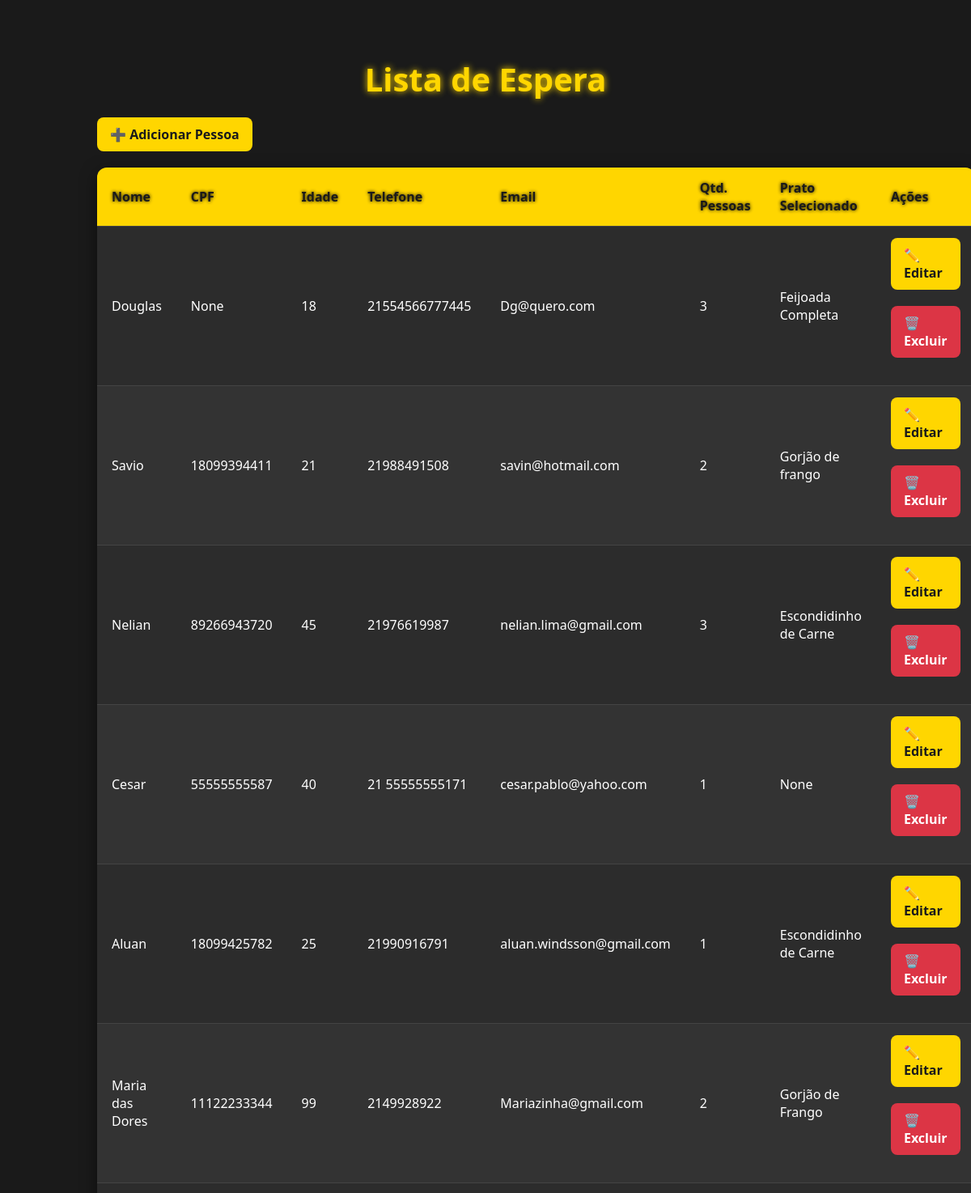
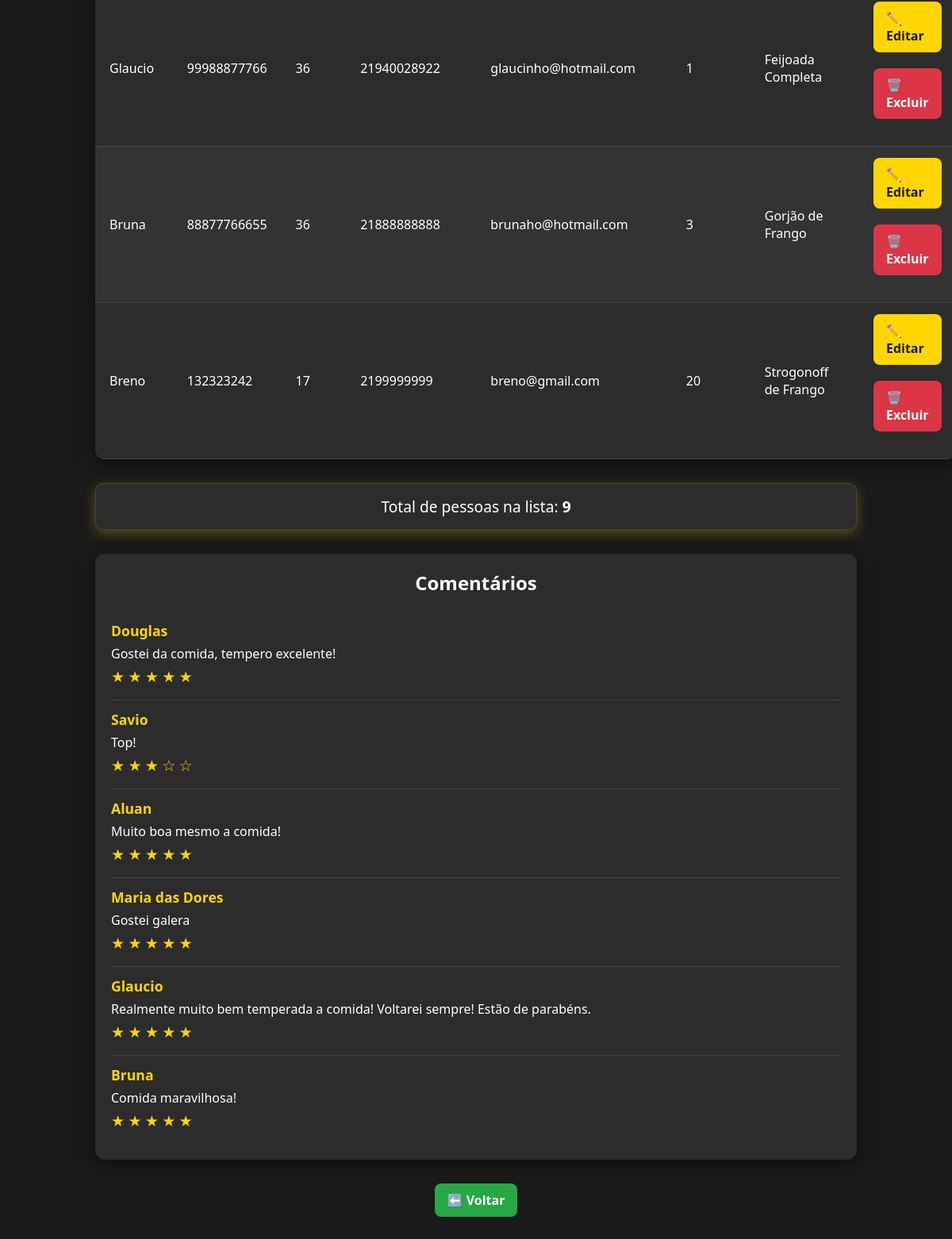
/lista/ (signed in), run on the app's committed database (2 pictures, top to bottom).
### crud/models.py (models this page shows, shortened)
class Pessoa(models.Model):
    nome = models.CharField(max_length=30)
    idade = models.PositiveIntegerField()
    telefone = models.CharField(max_length=11)
    email = models.EmailField(max_length=80)
    qtd_pessoas = models.PositiveIntegerField()
    cpf = models.CharField(
        max_length=14,
        unique=True,  # ✅ CPF continua único e totalmente integrado ao admin
        blank=True,
        null=True
    )
    prato_selecionado = models.CharField(  # ✅ campo adicionado
        max_length=255,
        blank=True,
        null=True
    )

class Avaliacao(models.Model):
    pessoa = models.ForeignKey(
        'Pessoa',
        on_delete=models.CASCADE,  # ✅ mantém coerência no inline admin
        related_name='avaliacoes',
        null=True,
        blank=True
    )
    comentario = models.TextField(max_length=200)
    nota = models.IntegerField()
    criado_em = models.DateTimeField(auto_now_add=True)

### crud/views.py (the view)
# urls.py: path('lista/', lista_espera, name='lista_espera'),
@login_required(login_url='login')
@never_cache
def lista_espera(request):
    pessoas = Pessoa.objects.all()
    avaliacoes = Avaliacao.objects.all().order_by('-criado_em')
    contexto = {
        'pessoas': pessoas,
        'avaliacoes': avaliacoes
    }
    return render(request, 'lista_espera.html', contexto)

### crud/templates/lista_espera.html (shortened to what this page needs)
<!DOCTYPE html>
<html lang="pt-br">
<head>
</head>
<body>
  <div class="container">
    <h1>Lista de Espera</h1>
    <a href="{% url 'adicionar_pessoa' %}" class="button">➕ Adicionar Pessoa</a>
    <table>
      <thead>
        <tr>
          <th>Nome</th>
          <th>CPF</th>
          <th>Idade</th>
          <th>Telefone</th>
          <th>Email</th>
          <th>Qtd. Pessoas</th>
          <th>Prato Selecionado</th>
          <th>Ações</th>
        </tr>
      </thead>
      <tbody>
        {% for pessoa in pessoas %}
        <tr>
          <td>{{ pessoa.nome }}</td>
          <td>{{ pessoa.cpf }}</td>
          <td>{{ pessoa.idade }}</td>
          <td>{{ pessoa.telefone }}</td>
          <td>{{ pessoa.email }}</td>
          <td>{{ pessoa.qtd_pessoas }}</td>
          <td>{{ pessoa.prato_selecionado }}</td>
          <td>
            <a href="{% url 'editar' pessoa.id %}" class="button">✏️ Editar</a>
            <a href="{% url 'delete' pessoa.id %}" class="button button-delete">🗑️ Excluir</a>
          </td>
        </tr>
        {% empty %}
        <tr>
          <td colspan="8" style="text-align:center;">Nenhuma pessoa na lista de espera.</td>
        </tr>
        {% endfor %}
      </tbody>
    </table>
    <div class="count-info">
      {% if pessoas %}
        Total de pessoas na lista: <strong>{{ pessoas|length }}</strong>
      {% else %}
        Nenhuma pessoa na lista de espera ainda.
      {% endif %}
    </div>
    <div class="comentarios-container">
      <h2 style="text-align:center; margin-bottom:20px;">Comentários</h2>
      {% if pessoas %}
        {% for pessoa in pessoas %}
          {% for avaliacao in pessoa.avaliacoes.all %}
            <div class="comentario-item">
              <h3>{{ pessoa.nome }}</h3>
              <p>{{ avaliacao.comentario }}</p>
              <p class="stars">
                {% for i in "12345"|make_list %}
                  {% if forloop.counter <= avaliacao.nota %}
                    <span>★</span>
                  {% else %}
                    <span>☆</span>
                  {% endif %}
                {% endfor %}
              </p>
            </div>
          {% endfor %}
        {% endfor %}
      {% else %}
        <p style="text-align:center;">Nenhum comentário recebido ainda.</p>
      {% endif %}
    </div>
    <p style="text-align:center; margin-top:30px;">
      <a href="{% url 'index' %}" class="button button-back">⬅️ Voltar</a>
    </p>
  </div>
</body>
</html>

### crud/templates/lista_espera.html (style rules this page uses)
* { margin: 0; padding: 0; box-sizing: border-box; font-family: 'Segoe UI', Tahoma, Geneva, Verdana, sans-serif; }
body { background: #1a1a1a; color: #ffffff; }
.container { max-width: 1000px; margin: 50px auto; padding: 20px; }
h1 { text-align: center; color: #ffd600; font-size: 2.5em; margin-bottom: 20px; text-shadow: 0 0 8px #ffd600; }
.button { background: #ffd600; color: #1a1a1a; text-decoration: none; padding: 10px 16px; border-radius: 8px; font-weight: 600; transition: all 0.3s ease; display: inline-block; margin-bottom: 20px; }
.button-delete { background: #dc3545; color: #ffffff; }
.button-back { background: #28a745; color: #ffffff; }
table { width: 100%; border-collapse: collapse; background: #2c2c2c; border-radius: 12px; overflow: hidden; box-shadow: 0 6px 20px rgba(0, 0, 0, 0.5); margin-bottom: 30px; }
th, td { padding: 14px 18px; text-align: left; border-bottom: 1px solid #444; color: #ffffff; }
th { background: #ffd600; color: #1a1a1a; font-weight: 600; text-shadow: 0 0 4px #000; }
tr:nth-child(even) { background: #333; }
.stars span { font-size: 1.2em; color: #ffd600; }
.count-info { text-align: center; font-size: 1.2em; color: #fff; margin-top: 20px; background: #2c2c2c; padding: 15px 20px; border-radius: 10px; border: 1px solid #444; box-shadow: 0 4px 15px rgba(255, 214, 0, 0.3); }
.comentarios-container { margin-top: 30px; background: #2c2c2c; padding: 20px; border-radius: 12px; box-shadow: 0 6px 20px rgba(0, 0, 0, 0.5); }
.comentario-item { border-bottom: 1px solid #444; padding: 12px 0; }
.comentario-item:last-child { border-bottom: none; }
.comentario-item h3 { margin-bottom: 6px; color: #ffd600; font-size: 1.1em; }
.comentario-item p { margin-bottom: 4px; color: #fff; }

### data on the page
Pessoa: nome "Douglas", cpf "None", idade "18", telefone "21554566777445", email "Dg@quero.com", qtd_pessoas "3", prato_selecionado "Feijoada Completa"
Pessoa: nome "Savio", cpf "18099394411", idade "21", telefone "21988491508", email "savin@hotmail.com", qtd_pessoas "2", prato_selecionado "Gorjão de frango"
Pessoa: nome "Nelian", cpf "89266943720", idade "45", telefone "21976619987", email "nelian.lima@gmail.com", qtd_pessoas "3", prato_selecionado "Escondidinho de Carne"
Pessoa: nome "Cesar", cpf "55555555587", idade "40", telefone "21 55555555171", email "cesar.pablo@yahoo.com", qtd_pessoas "1", prato_selecionado "None"
Pessoa: nome "Aluan", cpf "18099425782", idade "25", telefone "21990916791", email "aluan.windsson@gmail.com", qtd_pessoas "1", prato_selecionado "Escondidinho de Carne"
Pessoa: nome "Maria das Dores", cpf "11122233344", idade "99", telefone "2149928922", email "Mariazinha@gmail.com", qtd_pessoas "2", prato_selecionado "Gorjão de Frango"
Pessoa: nome "Glaucio", cpf "99988877766", idade "36", telefone "21940028922", email "glaucinho@hotmail.com", qtd_pessoas "1", prato_selecionado "Feijoada Completa"
Pessoa: nome "Bruna", cpf "88877766655", idade "36", telefone "21888888888", email "brunaho@hotmail.com", qtd_pessoas "3", prato_selecionado "Gorjão de Frango"
Pessoa: nome "Breno", cpf "132323242", idade "17", telefone "2199999999", email "breno@gmail.com", qtd_pessoas "20", prato_selecionado "Strogonoff de Frango"
Avaliacao: comentario "Gostei da comida, tempero excelente!", nota 5 (drawn)
Avaliacao: comentario "Top!", nota 3 (drawn)
Avaliacao: comentario "Muito boa mesmo a comida!", nota 5 (drawn)
Avaliacao: comentario "Gostei galera", nota 5 (drawn)
Avaliacao: comentario "Realmente muito bem temperada a comida! Voltarei sempre! Estão de parabéns.", nota 5 (drawn)
Avaliacao: comentario "Comida maravilhosa!", nota 5 (drawn)

### other printed values
{{ pessoas|length }} "9"
